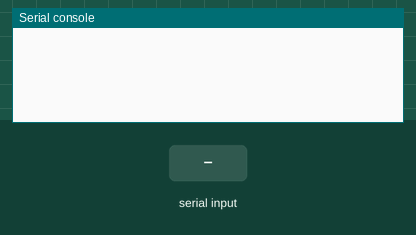
Recording of a program running on a simulated Raspberry Pi Pico running MicroPython. On the bench: the last lines printed to the serial console. The inputs (shaded band) are chosen by the test bench.

Above: at 1.2 s.
1.3 s: "1\n" received over the second serial link
At 2.7 s:
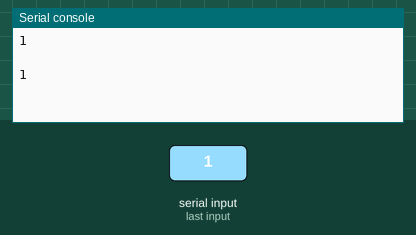
3.5 s: "0\n" received over the second serial link
At 4.8 s:
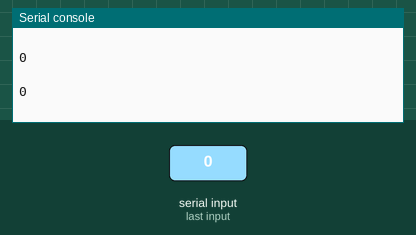
5.0 s: "2\n" received over the second serial link
At 6.2 s:
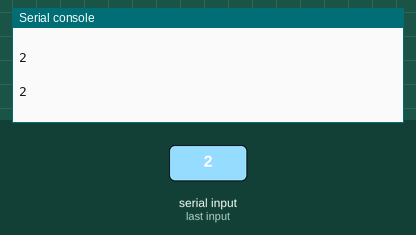
Timing chart, 0 to 8.0 s (numbered marks = the images above; inputs shaded):
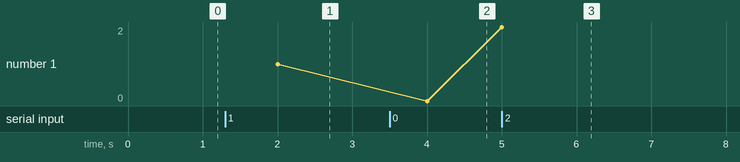

Measured:
- after the input at 1.3 s, the serial console: prints a new line after 0.70 s (image 1)
- after the input at 3.5 s, the serial console: prints a new line after 0.50 s (image 2)
- after the input at 5.0 s, the serial console: prints a new line at once (image 3)
- plotted number 1: 1 → 0 after the input at 3.5 s, 0 → 2 after the input at 5.0 s

The program:

Bluetooth.py
```python
from machine import UART, Pin
import time

uart1 = UART(0, baudrate=38400, tx=Pin(0), rx=Pin(1))
str2 = "lo"

while 1:
    uart1.write('sa')

    if uart1.any() >0:
        strBT = str(uart1.readline(), "utf-8")
        print(strBT)
        strSplit = strBT.split(";")
        for x in range(len(strSplit)):
            print(strSplit[x])


    time.sleep(1)
```
